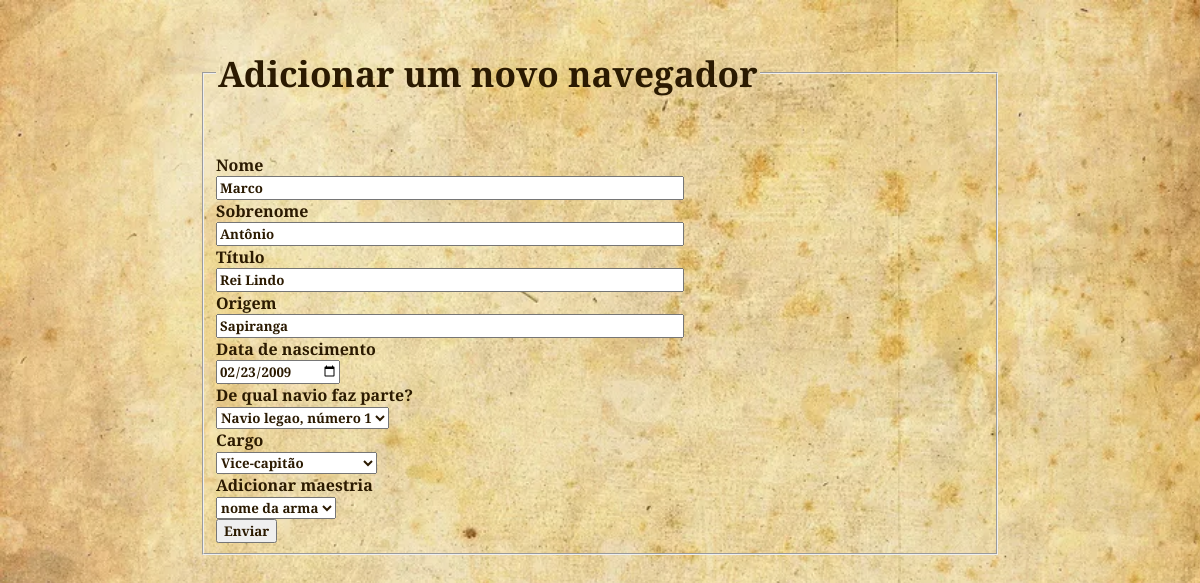
The app's page /paginas/editar/editarnavegador.php?id=3 with its own data.
### tables this page shows
CREATE TABLE `navegador` (
  `id_navegador` int(11) NOT NULL,
  `nome` varchar(30) DEFAULT NULL,
  `nascimento` date DEFAULT NULL,
  `cargo` int(11) DEFAULT NULL,
  `navio` int(11) DEFAULT NULL,
  `sobrenome` varchar(30) DEFAULT NULL,
  `titulo` varchar(30) DEFAULT NULL,
  `origem` varchar(30) DEFAULT NULL
);

CREATE TABLE `navio` (
  `id_navio` int(11) NOT NULL,
  `nome` varchar(30) DEFAULT NULL,
  `tipo` int(11) DEFAULT NULL,
  `numero` int(11) DEFAULT NULL
);

CREATE TABLE `cargo` (
  `id_cargo` int(11) NOT NULL,
  `nome` varchar(30) DEFAULT NULL,
  `descricao` text DEFAULT NULL
);

### paginas/editar/editarnavegador.php (the view, shortened to what this page needs)
<?php
    require_once("../config.php");
?>
<!DOCTYPE html>
<html lang="pt-br">
<head>
    <link rel="stylesheet" href="../style.css">
</head>
<body>
    <?php
      $id = $_GET['id'];
      $sql = "select * FROM navegador WHERE id_navegador=?";
      $consulta = $mysqli->prepare($sql);
      $consulta->bind_param("i", $id);
      $consulta->execute();
      $resultado = $consulta->get_result();
      $registros = $resultado->fetch_all(MYSQLI_ASSOC);
      $navegador = $registros[0];
    ?>
<main>
    <section>
        <form action="updatenavegador.php" class="formnovo">
            <fieldset>
                <legend><h2>Adicionar um novo navegador</h2></legend><br>
                    <div">
                         <div">
                            <label for="nome">Nome <br>
                                <input type="text" name="nome" id="nome" size="50px" value="<?=  $navegador['nome']?>">
                            </label><br>
                            <label for="sobrenome">Sobrenome <br>
                                <input type="text" name="sobrenome" id="sobrenome" size="50px" value="<?=  $navegador['sobrenome']?>">
                            </label><br>
                            <label for="titulo">Título <br>
                                <input type="text" name="titulo" id="titulo" size="50px" value="<?=  $navegador['titulo']?>">
                            </label><br>
                            <label for="origem">Origem <br>
                                <input type="text" name="origem" id="origem" size="50px" value="<?=  $navegador['origem']?>">
                            </label><br>
                        <div class="inf1" style="margin:auto;">
                            <label for="nascimento">Data de nascimento<br>
                                <input type="date" name="nascimento" id="nascimento" value="<?=  $navegador['nascimento']?>">
                            </label><br>
                            <label for="navio">De qual navio faz parte? <br>
                            <?php
                                $consulta = $mysqli->prepare("select * from navio");
                                $consulta->execute();
                                $resultado = $consulta->get_result();
                                $registros = $resultado->fetch_all(MYSQLI_ASSOC);
                                echo "<select name=\"navio\" id=\"navio\">\n";
                                foreach($registros as $registro) {
                                    echo "\t<option value=\"{$registro['id_navio']}\"". ($navegador['navio'] == $registro['id_navio'] ? " selected" : "") .">{$registro['nome']}, número {$registro['id_navio']}</option>\n";
                                }
                                echo "</select>\n";
                            ?>
                            </label><br>
                            <label for="cargo">Cargo <br>
                            <?php
                                $consulta = $mysqli->prepare("select * from cargo");
                                $consulta->execute();
                                $resultado = $consulta->get_result();
                                $registros = $resultado->fetch_all(MYSQLI_ASSOC);
                                echo "<select name=\"cargo\" id=\"cargo\">\n";
                                foreach($registros as $registro) {
                                    echo "\t<option value=\"{$registro['id_cargo']}\"";
                                    echo ($navegador['cargo'] == $registro['id_cargo'] ? " selected" : "");
                                    echo ">{$registro['nome']}</option>\n";
                                }
                                echo "</select>\n";
                            ?>
                            </label><br>
                            <label for="maestria">Adicionar maestria <br>
                                <select name="maestria" id="maestria">
                                    <option value="maestria">nome da arma</option>
                                </select>
                            </label>
                        </div>
                    <button type="submit">Enviar</button>
            </fieldset>
        </form>
    </section>
</main>
</body>
</html>

### paginas/style.css (style rules this page uses)
:root { --azulinho: rgb(7, 60, 151); --azulao: rgb(7, 60, 151); --marrozinho :rgb(43, 26, 1); }
* { font-family: "Cinzel", serif; color: var(--marrozinho); font-weight: bold; }
body { background-image: url('../assets/papel.webp'); background-size: cover; background-attachment: fixed; margin: 20px 25vh; }
h2 { font-size: 2.2em; }

### records on screen
navegador: nome "Marco", sobrenome "Antônio", titulo "Rei Lindo", origem "Sapiranga", nascimento "02/23/2009", navio "Navio legao, número 1", cargo "Vice-capitão"
